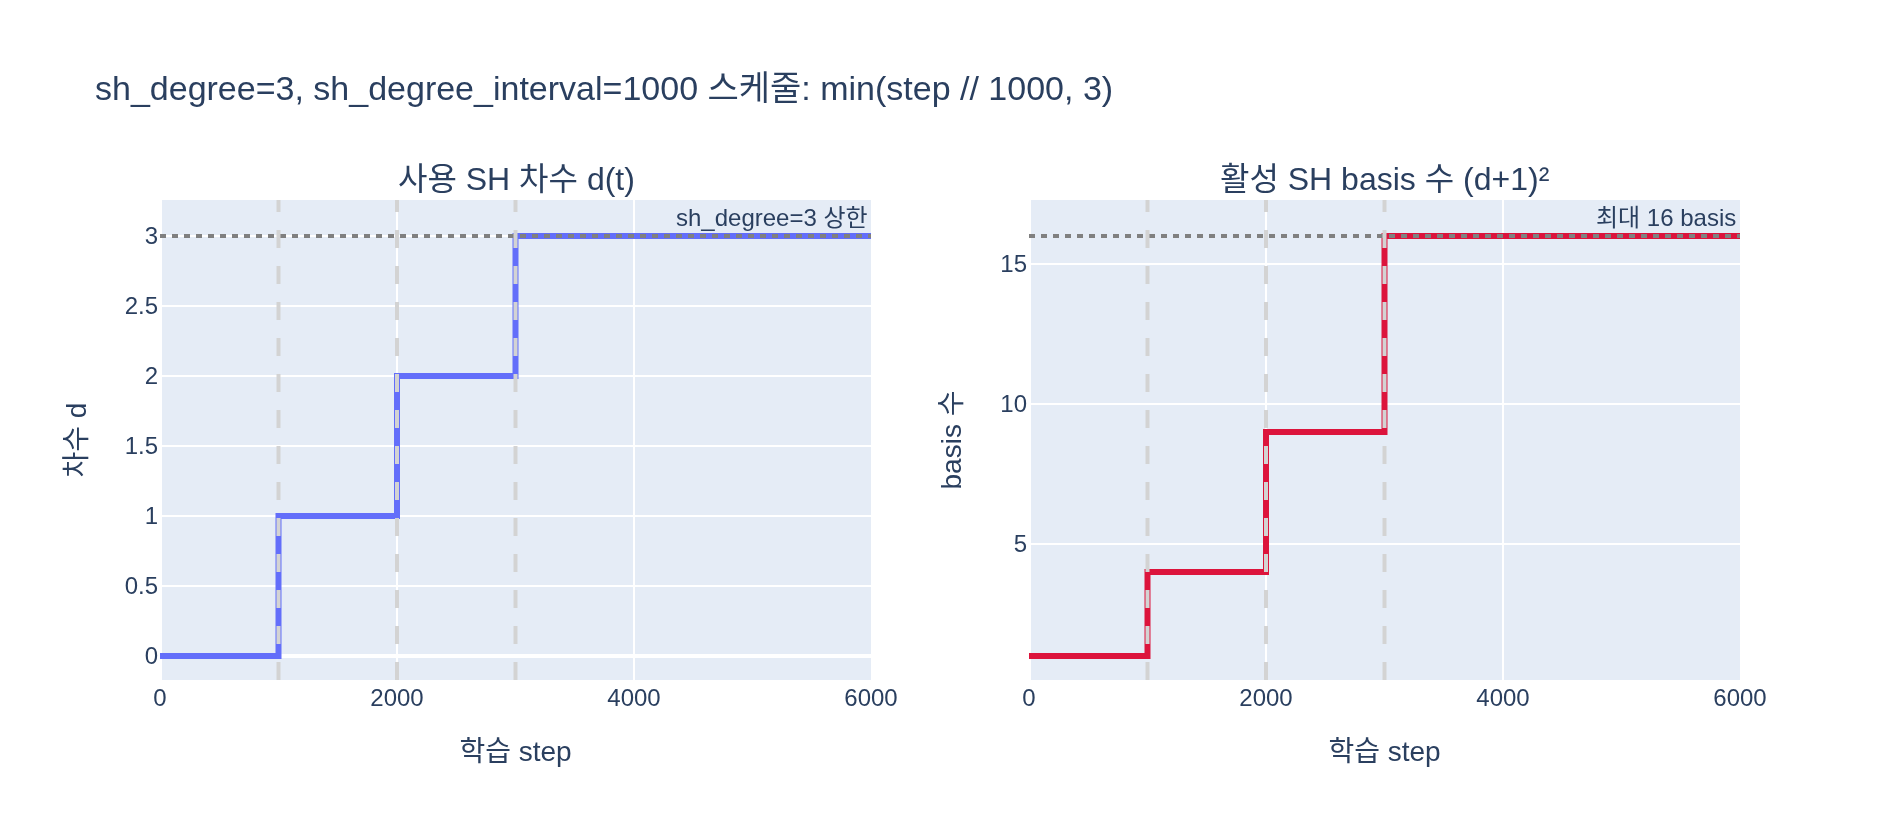

Source code (Python):
# %% [markdown]
# # `sh_degree` / `sh_degree_interval` — SH 차수 스케줄 이해하기
#
# Splatfacto(`nerfstudio/models/splatfacto.py`)의 두 설정값:
#
# - `sh_degree: int = 3` — 사용할 spherical harmonics(SH)의 **최대 차수**
# - `sh_degree_interval: int = 1000` — SH 차수를 **한 단계씩 추가로 켜는 주기**(스텝 수)
#
# `get_outputs()` 안에서 실제 렌더링에 쓰는 차수는 다음 한 줄로 결정된다:
#
# ```python
# sh_degree_to_use = min(self.step // self.config.sh_degree_interval, self.config.sh_degree)
# ```
#
# 수식으로 쓰면:
#
# $$d(t) = \min\!\left(\left\lfloor \frac{t}{\text{interval}} \right\rfloor,\; d_{\max}\right)$$
#
# 즉 0차(상수항, 뷰 방향 무관 색)부터 시작해 1000스텝마다 한 차수씩 늘어나고,
# 3000스텝 이후에는 `sh_degree=3`에 고정된다. 이는 coarse-to-fine 전략으로,
# 초반에는 기본 색(diffuse)을 먼저 안정적으로 학습하고
# 이후 점진적으로 뷰 의존적(view-dependent) 성분을 추가한다.

# %%
# 필요 패키지: plotly, kaleido (pip install plotly kaleido)
import os

def _show(fig):
    try:
        from IPython import get_ipython
        if get_ipython() is not None:  # VSCode 셀/Jupyter에서만 렌더링
            fig.show()
    except ImportError:
        pass

# %% [markdown]
# ## 1. 스케줄 함수 그대로 구현해 보기
#
# splatfacto의 한 줄을 순수 파이썬 함수로 옮기면:

# %%
def sh_degree_to_use(step: int, sh_degree: int = 3, sh_degree_interval: int = 1000) -> int:
    """splatfacto get_outputs()의 계산과 동일"""
    return min(step // sh_degree_interval, sh_degree)

for step in [0, 500, 999, 1000, 1500, 2000, 2999, 3000, 5000, 30000]:
    print(f"step={step:>6} -> 사용 차수 d = {sh_degree_to_use(step)}")
# 출력:
# step=     0 -> 사용 차수 d = 0
# step=   500 -> 사용 차수 d = 0
# step=   999 -> 사용 차수 d = 0
# step=  1000 -> 사용 차수 d = 1
# step=  1500 -> 사용 차수 d = 1
# step=  2000 -> 사용 차수 d = 2
# step=  2999 -> 사용 차수 d = 2
# step=  3000 -> 사용 차수 d = 3
# step=  5000 -> 사용 차수 d = 3
# step= 30000 -> 사용 차수 d = 3

# %% [markdown]
# ## 2. 차수별로 활성화되는 SH 계수 개수
#
# 차수 $d$까지의 SH basis 개수는 $(d+1)^2$ (RGB 각 채널마다 이만큼의 계수).
#
# | 차수 $d$ | 새로 추가되는 basis $2d+1$ | 누적 basis $(d+1)^2$ |
# |---|---|---|
# | 0 | 1 | 1 |
# | 1 | 3 | 4 |
# | 2 | 5 | 9 |
# | 3 | 7 | 16 |
#
# 파라미터는 `dim_sh = num_sh_bases(sh_degree)`로 **처음부터 최대 크기(16)로 할당**되지만
# (`features_dc` 1개 + `features_rest` 15개), 렌더링 시 `sh_degree_to_use`에 따라
# 앞쪽 $(d+1)^2$개만 사용된다 — 나머지는 gradient가 흐르지 않아 사실상 꺼진 상태.

# %%
def num_sh_bases(degree: int) -> int:
    return (degree + 1) ** 2

for d in range(4):
    print(f"d={d}: 누적 basis={num_sh_bases(d):>2}, RGB 계수={num_sh_bases(d)*3:>2}개/가우시안")
# 출력:
# d=0: 누적 basis= 1, RGB 계수= 3개/가우시안
# d=1: 누적 basis= 4, RGB 계수=12개/가우시안
# d=2: 누적 basis= 9, RGB 계수=27개/가우시안
# d=3: 누적 basis=16, RGB 계수=48개/가우시안

# %% [markdown]
# ## 3. 학습 스텝에 따른 스케줄 시각화
#
# 왼쪽: 사용 차수 $d(t)$ (계단형). 오른쪽: 활성 SH basis 수 $(d(t)+1)^2$ / 최대 16.

# %%
import plotly.graph_objects as go
from plotly.subplots import make_subplots

SH_DEGREE, INTERVAL, MAX_STEP = 3, 1000, 6000
steps = list(range(0, MAX_STEP + 1, 10))
degrees = [sh_degree_to_use(s, SH_DEGREE, INTERVAL) for s in steps]
bases = [num_sh_bases(d) for d in degrees]

fig = make_subplots(
    rows=1, cols=2,
    subplot_titles=("사용 SH 차수 d(t)", "활성 SH basis 수 (d+1)²"),
)
fig.add_trace(go.Scatter(x=steps, y=degrees, mode="lines", name="d(t)",
                         line=dict(shape="hv", width=3)), row=1, col=1)
fig.add_trace(go.Scatter(x=steps, y=bases, mode="lines", name="(d+1)²",
                         line=dict(shape="hv", width=3, color="crimson")), row=1, col=2)
fig.add_hline(y=SH_DEGREE, line_dash="dot", line_color="gray", row=1, col=1,
              annotation_text="sh_degree=3 상한")
fig.add_hline(y=16, line_dash="dot", line_color="gray", row=1, col=2,
              annotation_text="최대 16 basis")
for k in range(1, SH_DEGREE + 1):
    fig.add_vline(x=k * INTERVAL, line_dash="dash", line_color="lightgray", row=1, col=1)
    fig.add_vline(x=k * INTERVAL, line_dash="dash", line_color="lightgray", row=1, col=2)
fig.update_layout(
    title="sh_degree=3, sh_degree_interval=1000 스케줄: min(step // 1000, 3)",
    width=950, height=420, showlegend=False,
)
fig.update_xaxes(title_text="학습 step", row=1, col=1)
fig.update_xaxes(title_text="학습 step", row=1, col=2)
fig.update_yaxes(title_text="차수 d", row=1, col=1)
fig.update_yaxes(title_text="basis 수", row=1, col=2)

_show(fig)
_here = os.path.dirname(os.path.abspath(__file__)) if "__file__" in globals() else "."
fig.write_image(os.path.join(_here, "expy.png"), scale=2)
print("expy.png 저장 완료")
# 출력: expy.png 저장 완료

# %% [markdown]
# ## 4. 요약
#
# - `sh_degree`(기본 3): SH 최대 차수 → 가우시안당 색 계수 $(d_{\max}+1)^2 \times 3 = 48$개 할당
# - `sh_degree_interval`(기본 1000): 한 차수를 추가로 켜기까지의 스텝 수
# - 실제 사용 차수: $d(t)=\min(\lfloor t/1000 \rfloor, 3)$ — 0차부터 시작, 1000스텝마다 +1, 3000스텝에 최대 도달
# - 효과: 초반엔 diffuse 색부터 안정적으로 맞추고, 뷰 의존 성분(고차 SH)은 점진적으로 학습
# - `sh_degree=0`이면 SH를 아예 쓰지 않고 `sigmoid(features_dc)`로 색만 최적화
